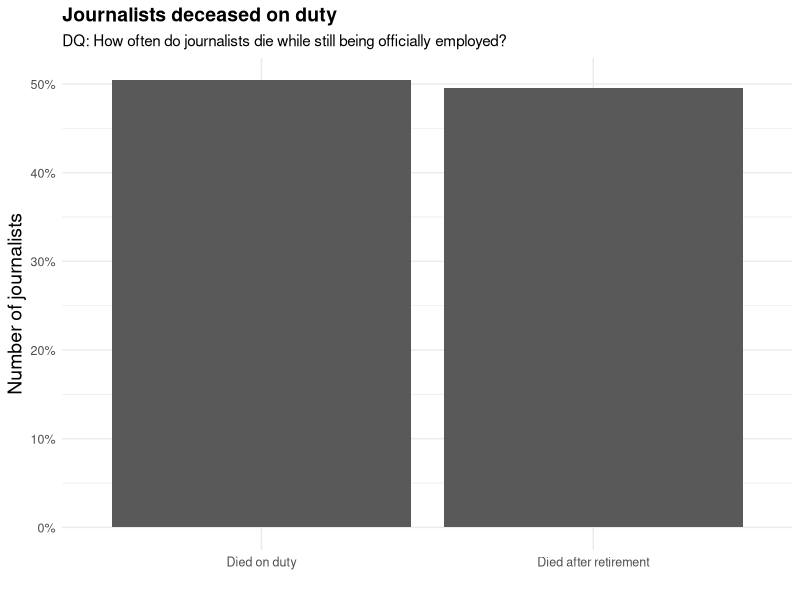
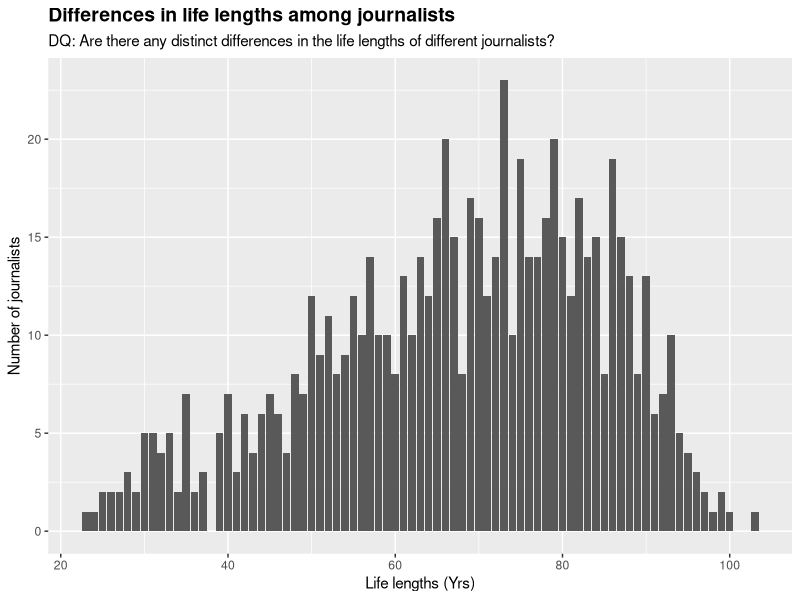
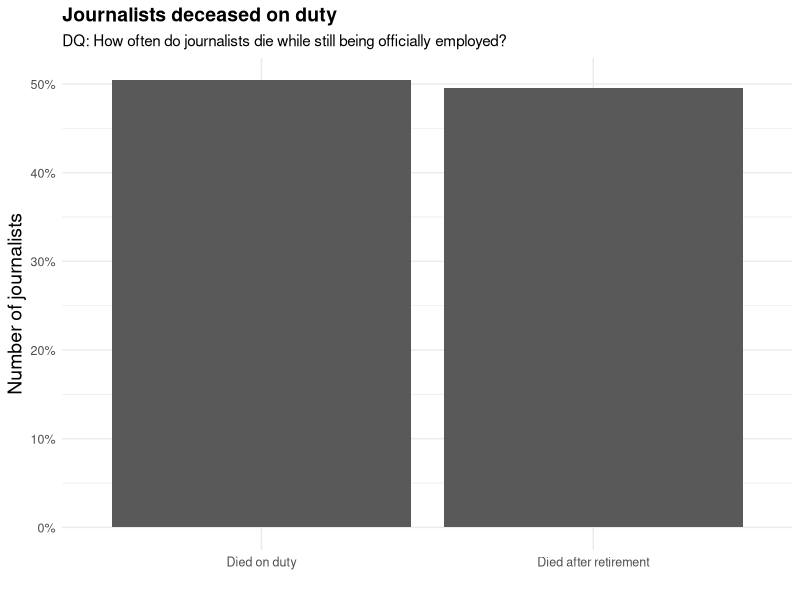

Here is the R script that generated these plots, in order:
# Calculate the journalist life length
library(tidyverse)
library(readr)

life_length_plot <- read_csv('journalists.csv') |>
  select("title", "ontology/occupation_label", "ontology/birthYear", "ontology/deathYear")|>
  na.omit()|>
  rename('ontology_birthYear' = 'ontology/birthYear', 'ontology_deathYear' = 'ontology/deathYear' )|>
  mutate(ontology_birthYear = as.numeric(ontology_birthYear), ontology_deathYear = as.numeric(ontology_deathYear))|>
  mutate(life_length = ontology_deathYear - ontology_birthYear)|>
  filter(life_length > 0)|>
  ggplot()+
  aes(x = life_length)+
  labs(x = "Life lengths (Yrs)", y = 'Number of journalists', title = 'Differences in life lengths among journalists', subtitle = 'DQ: Are there any distinct differences in the life lengths of different journalists?' )+
  theme(plot.title = element_text(face = "bold", size = 14))+
  geom_bar(position = 'dodge')

ggsave('life_length.png', plot = life_length_plot, width = 10, height = 5)

active_years <- read_csv('journalists.csv') |>
  select("title", "ontology/deathYear", 'ontology/activeYears', 'ontology/activeYearsEndDate', 'ontology/activeYearsStartDate', 'ontology/activeYearsEndYear', 'ontology/activeYearsStartYear') |>
  rename(deathYear = "ontology/deathYear", 'endYear' = 'ontology/activeYearsEndYear')

death_on_duty_data <- active_years |>
    mutate(
    died_on_duty = as.integer(endYear == deathYear),
  lived = as.integer(endYear != deathYear)) |>
  pivot_longer(
    cols = c(died_on_duty, lived),
    names_to = "death_on_duty",
    values_to = "on_duty_or_not"
  ) |>
  group_by(death_on_duty) |>
  summarise(total = sum(on_duty_or_not, na.rm=TRUE))


ggplot(death_on_duty_data) +
  aes(x = death_on_duty, y = total / sum(total)) +
  geom_col(position = 'dodge') +
  scale_y_continuous(labels = scales::label_percent()) +
    labs (
    title = 'Journalists deceased on duty',
    subtitle = 'DQ: How often do journalists die while still being officially employed?',
    y = 'Number of journalists', # whose birth and death locations differ/coincide
    x = ''
  ) +
  scale_x_discrete(labels = c('Died on duty', 'Died after retirement')) +
  theme_minimal() +
  theme(plot.title = element_text(face = 'bold', size = 14), axis.text.x = element_text(size = 9), axis.text.y = element_text(size = 9), axis.title = element_text(size = 14))

ggsave('died_on_duty.png')
